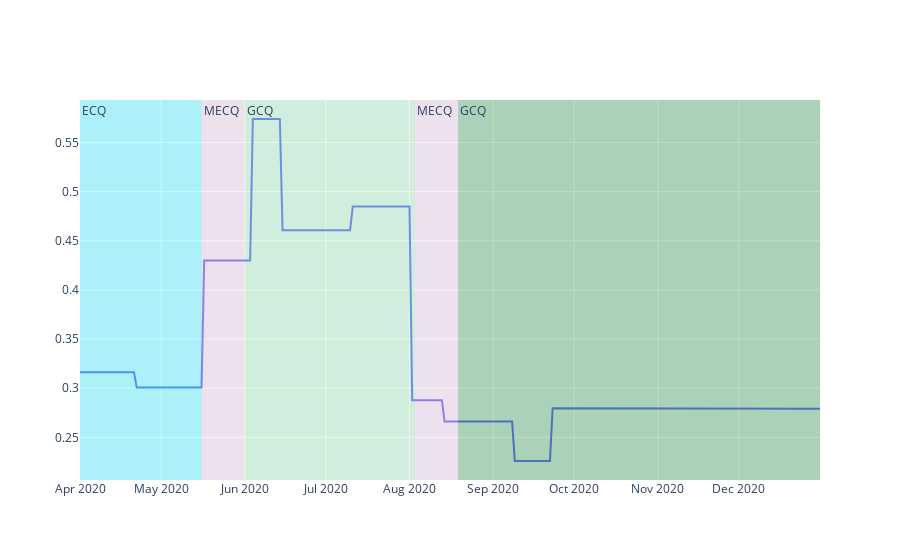

Notebook cell for this chart:
### Code cell
#Generate breakpts and rates for mle
breakpts = []
s = mle_params["len_pd"+str(1)]
breakpts.append(s)
for i in range(2,num_breakpts+1):
    s += mle_params["len_pd"+str(i)]
    breakpts.append(s)
rates = []
r = mle_params["rate"+str(1)]
rates.append(r)
for k in range(2,num_breakpts+2):
    r = r*mle_params["multiplier"+str(k)]
    rates.append(r)

print(breakpts)
print(rates)

#Plot "effective contact rate"
domain = [m.times.min(),m.times.max()]
dates = res.derived_outputs.notifications.keys()
f = pcwise_fcn(domain,breakpts,rates)
xlist = np.linspace(domain[0], domain[1], num = len(dates))
ylist = f(xlist)
fig = go.Figure()
fig = fig.add_trace(go.Scatter(x = dates, y=ylist, name = "eff. contact rate"))
fig.add_vrect(x0="2020-04-01", x1="2020-05-16", 
              annotation_text="ECQ", annotation_position="top left",
              fillcolor="aqua", opacity=0.25, line_width=0)
fig.add_vrect(x0="2020-05-16", x1="2020-06-01", 
              annotation_text="MECQ", annotation_position="top left",
              fillcolor="pink", opacity=0.25, line_width=0)
fig.add_vrect(x0="2020-06-01", x1="2020-08-03", 
              annotation_text="GCQ", annotation_position="top left",
              fillcolor="lightgreen", opacity=0.25, line_width=0)
fig.add_vrect(x0="2020-08-03", x1="2020-08-19", 
              annotation_text="MECQ", annotation_position="top left",
              fillcolor="pink", opacity=0.25, line_width=0)
fig.add_vrect(x0="2020-08-19", x1="2020-12-31", 
              annotation_text="GCQ", annotation_position="top left",
              fillcolor="lightgreen", opacity=0.25, line_width=0)
fig.show()

### Figure 1 — Plotly figure (JSON) as saved in the notebook; plotly's stock layout.template omitted (floating-point values rounded to 4 significant figures; data arrays with more than 128 entries replaced by an {"elided": "..."} marker saying what was removed)
{"data": [{"name": "eff. contact rate", "type": "scatter", "x": {"elided": "275 str values"}, "y": {"elided": "275 float values"}}], "layout": {"annotations": [{"showarrow": false, "text": "ECQ", "x": "2020-04-01", "xanchor": "left", "xref": "x", "y": 1, "yanchor": "top", "yref": "y domain"}, {"showarrow": false, "text": "MECQ", "x": "2020-05-16", "xanchor": "left", "xref": "x", "y": 1, "yanchor": "top", "yref": "y domain"}, {"showarrow": false, "text": "GCQ", "x": "2020-06-01", "xanchor": "left", "xref": "x", "y": 1, "yanchor": "top", "yref": "y domain"}, {"showarrow": false, "text": "MECQ", "x": "2020-08-03", "xanchor": "left", "xref": "x", "y": 1, "yanchor": "top", "yref": "y domain"}, {"showarrow": false, "text": "GCQ", "x": "2020-08-19", "xanchor": "left", "xref": "x", "y": 1, "yanchor": "top", "yref": "y domain"}], "shapes": [{"fillcolor": "aqua", "line": {"width": 0}, "opacity": 0.25, "type": "rect", "x0": "2020-04-01", "x1": "2020-05-16", "xref": "x", "y0": 0, "y1": 1, "yref": "y domain"}, {"fillcolor": "pink", "line": {"width": 0}, "opacity": 0.25, "type": "rect", "x0": "2020-05-16", "x1": "2020-06-01", "xref": "x", "y0": 0, "y1": 1, "yref": "y domain"}, {"fillcolor": "lightgreen", "line": {"width": 0}, "opacity": 0.25, "type": "rect", "x0": "2020-06-01", "x1": "2020-08-03", "xref": "x", "y0": 0, "y1": 1, "yref": "y domain"}, {"fillcolor": "pink", "line": {"width": 0}, "opacity": 0.25, "type": "rect", "x0": "2020-08-03", "x1": "2020-08-19", "xref": "x", "y0": 0, "y1": 1, "yref": "y domain"}, {"fillcolor": "green", "line": {"width": 0}, "opacity": 0.25, "type": "rect", "x0": "2020-08-19", "x1": "2020-12-31", "xref": "x", "y0": 0, "y1": 1, "yref": "y domain"}]}}
